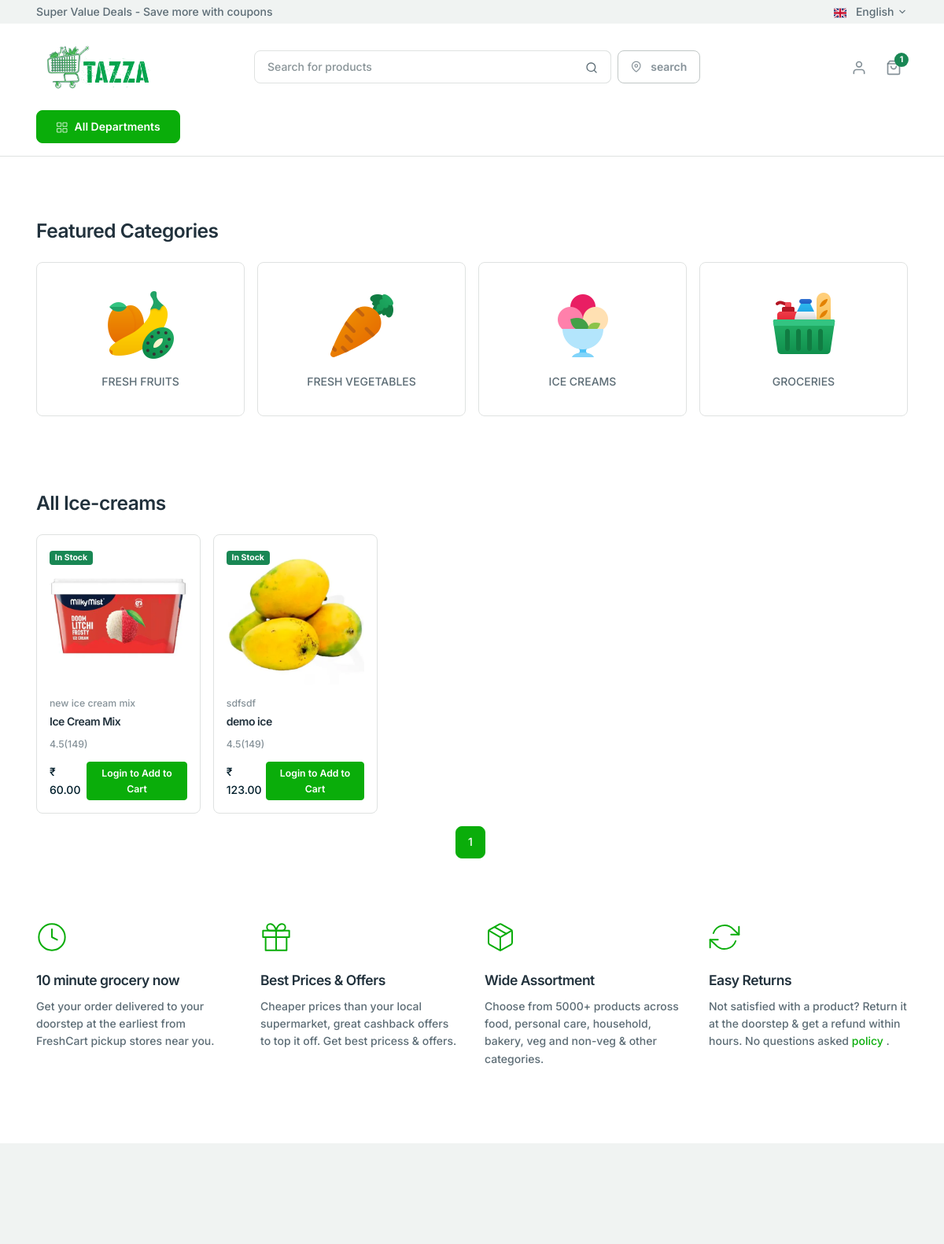
The app's page /icecream/ with its own data.
### APP/models.py (models this page shows, shortened)
class Product(models.Model):
    CATEGORY_CHOICES = [
        ('VEG', 'Vegetables'),
        ('ICE', 'Ice creams'),
        ('FRU', 'Fruits'),
        ('GRO', 'Groceries'),
    ]
    name = models.CharField(max_length=50)
    description = models.CharField(max_length=300, default='')
    quantity = models.IntegerField(default=0)
    price = models.DecimalField(max_digits=10, decimal_places=2)
    images = models.ImageField(upload_to='images/', null=True)
    category = models.CharField(max_length=3, choices=CATEGORY_CHOICES, default='VEG')
    in_stock = models.BooleanField(default=True)  # New field for stock availability

### APP/views.py (the view)
# urls.py: path('icecream/', views.icecream, name='icecream'),
def icecream(request):
    icecreams_list = Product.objects.filter(category='ICE')
    paginator = Paginator(icecreams_list, 8)  # Show 8 ice creams per page
    page_number = request.GET.get('page')
    page_obj = paginator.get_page(page_number)
    return render(request, 'icecream.html', {'icecreams': page_obj})

### templates/icecream.html (shortened to what this page needs)
<!DOCTYPE html>
{% load static %}
<html lang="en"><head>
		<link href="{% static 'css/slick.css' %}" rel="stylesheet">
		<link href="{% static 'css/slick-theme.css' %}" rel="stylesheet">
		<link href="{% static 'css/tiny-slider.css' %}" rel="stylesheet">
<link href="{% static 'css/bootstrap-icons.min.css' %}" rel="stylesheet">
<link href="{% static 'css/feather-icons.css' %}" rel="stylesheet">
<link href="{% static 'css/simplebar.min.css' %}" rel="stylesheet">
<link rel="stylesheet" href="{% static 'css/theme.min.css' %}">
	</head>
	<body>
<div class="border-bottom">
	<div class="bg-light py-1">
		<div class="container">
			<div class="row">
				<div class="col-md-6 col-12 text-center text-md-start"><span>Super Value Deals - Save more with coupons</span></div>
				<div class="col-6 text-end d-none d-md-block">
					<div class="dropdown selectBox">
						<a class="dropdown-toggle selectValue text-reset" href="javascript:void(0)" data-bs-toggle="dropdown" aria-expanded="false">
							<span class="me-2">
							</span>
							English
						</a>
					</div>
				</div>
			</div>
		</div>
	</div>
	<div class="py-5">
		<div class="container">
			<div class="row w-100 align-items-center gx-lg-2 gx-0">
				<div class="col-xxl-2 col-lg-3 col-md-6 col-5">
					<a class="navbar-brand d-none d-lg-block" href="{% url 'index' %}">
						<img height="70px;" src="{% static 'images/icons/logo.png' %}" alt="eCommerce HTML Template">
					</a>
				</div>
				<div class="col-xxl-5 col-lg-5 d-none d-lg-block">
					<form action="#">
						<div class="input-group">
							<input class="form-control rounded" type="search" placeholder="Search for products">
							<span class="input-group-append">
								<button class="btn bg-white border border-start-0 ms-n10 rounded-0 rounded-end" type="button">
									<svg xmlns="http://www.w3.org/2000/svg" width="16" height="16" viewBox="0 0 24 24" fill="none" stroke="currentColor" stroke-width="2" stroke-linecap="round" stroke-linejoin="round" class="feather feather-search">
										<circle cx="11" cy="11" r="8"></circle>
										<line x1="21" y1="21" x2="16.65" y2="16.65"></line>
									</svg>
								</button>
							</span>
						</div>
					</form>
				</div>
				<div class="col-md-2 col-xxl-3 d-none d-lg-block">
					<button type="button" class="btn btn-outline-gray-400 text-muted" data-bs-toggle="modal" data-bs-target="#locationModal">
						<i class="feather-icon icon-map-pin me-2"></i>
						search
					</button>
				</div>
				<div class="col-lg-2 col-xxl-2 text-end col-md-6 col-7">
					<div class="list-inline">
						{% if not request.user.is_authenticated %}
						<div class="list-inline-item me-5">
							<a href="{% url 'login' %}" class="text-muted">
								<svg xmlns="http://www.w3.org/2000/svg" width="20" height="20" viewBox="0 0 24 24" fill="none" stroke="currentColor" stroke-width="2" stroke-linecap="round" stroke-linejoin="round" class="feather feather-user">
									<path d="M20 21v-2a4 4 0 0 0-4-4H8a4 4 0 0 0-4 4v2"></path>
									<circle cx="12" cy="7" r="4"></circle>
								</svg>
							</a>
						</div>
						{% endif %}
						<div class="list-inline-item me-5 me-lg-0">
							{% if not request.user.is_authenticated %}
								<a class="text-muted position-relative" href="{% url 'login' %}">
									<span class="position-absolute top-0 start-100 translate-middle badge rounded-pill bg-success">
										1
									</span>
								</a>
							{% endif %}
						</div>
					</div>
				</div>
			</div>
		</div>
	</div>
	<nav class="navbar navbar-expand-lg navbar-light navbar-default py-0 pb-lg-4" aria-label="Offcanvas navbar large">
		<div class="container">
			<div class="offcanvas offcanvas-start" tabindex="-1" id="navbar-default" aria-labelledby="navbar-defaultLabel">
				<div class="offcanvas-body">
					<div class="dropdown me-3 d-none d-lg-block">
						<button class="btn btn-primary px-6" type="button" id="dropdownMenuButton1" data-bs-toggle="dropdown" aria-expanded="false">
							<span class="me-1">
							</span>
							All Departments
						</button>
					</div>
				</div>
			</div>
		</div>
	</nav>
</div>
		<main>
			<section class="mb-lg-10 mt-lg-14 my-8">
				<div class="container">
					<div class="row">
						<div class="col-12 mb-6">
							<h3 class="mb-0">Featured Categories</h3>
						</div>
					</div>
					<div class="category-slider">
						<div class="item">
							<a href="{% url 'fruits' %}" class="text-decoration-none text-inherit">
								<div class="card card-product mb-lg-4">
									<div class="card-body text-center py-8">
										<img src="{% static 'images/icons/FRUXX.png' %}" alt="Grocery Ecommerce Template" class="mb-3 img-fluid">
										<div class="text-truncate">FRESH FRUITS</div>
									</div>
								</div>
							</a>
						</div>
						<div class="item">
							<a href="{% url 'vegitables' %}" class="text-decoration-none text-inherit">
								<div class="card card-product mb-lg-4">
									<div class="card-body text-center py-8">
										<img src="{% static 'images/icons/vegitables.png' %}" alt="Grocery Ecommerce Template" class="mb-3">
										<div class="text-truncate">FRESH VEGETABLES</div>
									</div>
								</div>
							</a>
						</div>
						<div class="item">
							<a href="{% url 'icecream' %}" class="text-decoration-none text-inherit">
								<div class="card card-product mb-lg-4">
									<div class="card-body text-center py-8">
										<img src="{% static 'images/icons/icecreams.png' %}" alt="Grocery Ecommerce Template" class="mb-3">
										<div class="text-truncate">ICE CREAMS</div>
									</div>
								</div>
							</a>
						</div>
						<div class="item">
							<a href="{% url 'grocery' %}" class="text-decoration-none text-inherit">
								<div class="card card-product mb-lg-4">
									<div class="card-body text-center py-8">
										<img src="{% static 'images/icons/groceries.png' %}" alt="Grocery Ecommerce Template" class="mb-3">
										<div class="text-truncate">GROCERIES</div>
									</div>
								</div>
							</a>
						</div>
					</div>
				</div>
			</section>
			<section class="my-lg-14 my-8">
				<div class="container">
					<div class="row">
						<div class="col-12 mb-6">
							<h3 class="mb-0">All Ice-creams</h3>
						</div>
					</div>
					<div class="row g-4 row-cols-lg-5 row-cols-2 row-cols-md-3">
						{% for product in icecreams %}
						<div class="col">
							<div class="card card-product">
								<div class="card-body">
									<div class="text-center position-relative">
										{% if product.in_stock %}
										<div class="position-absolute top-0 start-0">
											<span class="badge bg-success">In Stock</span>
										</div>
										{% else %}
										<div class="position-absolute top-0 start-0">
											<span class="badge bg-danger">Out of Stock</span>
										</div>
										{% endif %}
										<a href="#!"><img src="{{ product.images.url }}" alt="Product Image" class="mb-3 img-fluid"></a>
									</div>
									<div class="text-small mb-1">
										<a href="#!" class="text-decoration-none text-muted"><small>{{ product.description }}</small></a>
									</div>
									<h2 class="fs-6"><a href="./pages/shop-single.html" class="text-inherit text-decoration-none">{{ product.name }}</a></h2>
									<div>
										<span class="text-muted small">4.5(149)</span>
									</div>
									<div class="d-flex justify-content-between align-items-center mt-3">
										<div>
											<span class="text-dark">₹ {{ product.price }}</span>
										</div>
										{% if product.in_stock %}
										{% if user.is_authenticated %}
										<form action="{% url 'add_to_cart' product.id %}" method="post">
											{% csrf_token %}
											<button type="submit" class="btn btn-primary btn-sm">
												<svg xmlns="http://www.w3.org/2000/svg" width="16" height="16" viewBox="0 0 24 24" fill="none" stroke="currentColor" stroke-width="2" stroke-linecap="round" stroke-linejoin="round" class="feather feather-plus">
													<line x1="12" y1="5" x2="12" y2="19"></line>
													<line x1="5" y1="12" x2="19" y2="12"></line>
												</svg>
												Add to Cart
											</button>
										</form>
										{% else %}
										<a href="{% url 'login' %}?next={{ request.path }}" class="btn btn-primary btn-sm">Login to Add to Cart</a>
										{% endif %}
										{% else %}
										<button type="button" class="btn btn-secondary btn-sm" disabled>
											Out of Stock
										</button>
										{% endif %}
									</div>
								</div>
							</div>
						</div>
						{% endfor %}
					</div>
					<nav aria-label="Page navigation">
						<ul class="pagination justify-content-center mt-4">
							{% for num in icecreams.paginator.page_range %}
							{% if icecreams.number == num %}
							<li class="page-item active" aria-current="page"><a class="page-link" href="?page={{ num }}">{{ num }}</a></li>
							{% else %}
							<li class="page-item"><a class="page-link" href="?page={{ num }}">{{ num }}</a></li>
							{% endif %}
							{% endfor %}
						</ul>
					</nav>
				</div>
			</section>
			<section class="my-lg-14 my-8">
				<div class="container">
					<div class="row">
						<div class="col-md-6 col-lg-3">
							<div class="mb-8 mb-xl-0">
								<div class="mb-6"><img src="{% static 'images/clock.svg' %}" alt=""></div>
								<h3 class="h5 mb-3">10 minute grocery now</h3>
								<p>Get your order delivered to your doorstep at the earliest from FreshCart pickup stores near you.</p>
							</div>
						</div>
						<div class="col-md-6 col-lg-3">
							<div class="mb-8 mb-xl-0">
								<div class="mb-6"><img src="{% static 'images/gift.svg' %}" alt=""></div>
								<h3 class="h5 mb-3">Best Prices &amp; Offers</h3>
								<p>Cheaper prices than your local supermarket, great cashback offers to top it off. Get best pricess &amp; offers.</p>
							</div>
						</div>
						<div class="col-md-6 col-lg-3">
							<div class="mb-8 mb-xl-0">
								<div class="mb-6"><img src="{% static 'images/package.svg' %}" alt=""></div>
								<h3 class="h5 mb-3">Wide Assortment</h3>
								<p>Choose from 5000+ products across food, personal care, household, bakery, veg and non-veg &amp; other categories.</p>
							</div>
						</div>
						<div class="col-md-6 col-lg-3">
							<div class="mb-8 mb-xl-0">
								<div class="mb-6"><img src="{% static 'images/refresh-cw.svg' %}" alt=""></div>
								<h3 class="h5 mb-3">Easy Returns</h3>
								<p>
									Not satisfied with a product? Return it at the doorstep &amp; get a refund within hours. No questions asked
									<a href="#!">policy</a>
									.
								</p>
							</div>
						</div>
					</div>
				</div>
			</section>
		</main>
<footer class="footer">
</footer>
</body></html>

### records on screen
Product: in_stock "In Stock", images (picture), description "new ice cream mix", name "Ice Cream Mix", price "60.00"
Product: in_stock "In Stock", images (picture), description "sdfsdf", name "demo ice", price "123.00"

### other values on screen
{{ num }} "1"
